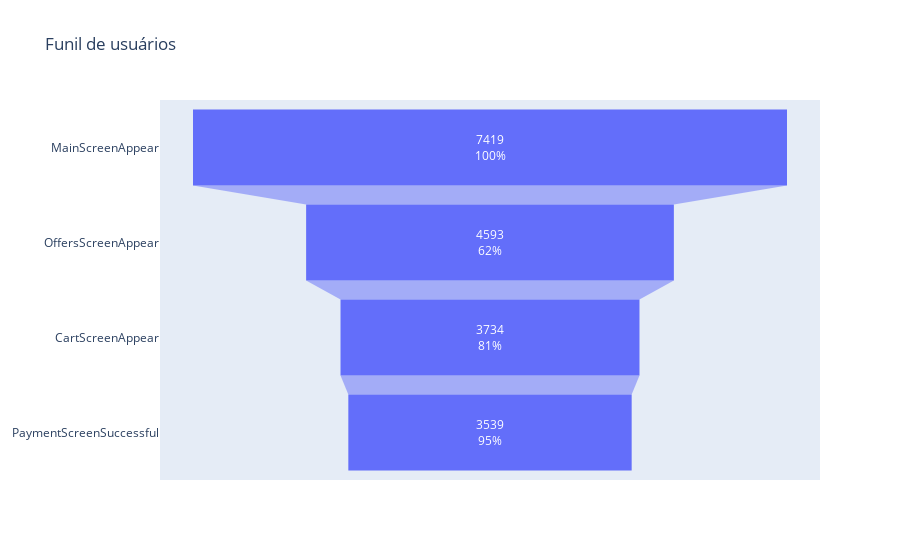

Notebook code cell kept with this figure:
### Code cell
users_per_event = (df2.pivot_table(index='event',values='id',aggfunc='nunique').sort_values('id'))

users_per_event_filtered = users_per_event[users_per_event.index != 'Tutorial'].sort_values('id', ascending = False)


data = go.Funnel(
    y=users_per_event_filtered.index,
    x=users_per_event_filtered['id'],
    textposition='inside',
    textinfo='value+percent previous'
)

layout = go.Layout(
    title='Funil de usuários'
)


fig = go.Figure(data=data, layout=layout)


fig.show()

### Figure 1 — Plotly figure (JSON) as saved in the notebook; plotly's stock layout.template omitted (floating-point values rounded to 4 significant figures)
{"data": [{"textinfo": "value+percent previous", "textposition": "inside", "type": "funnel", "x": [7419, 4593, 3734, 3539], "y": ["MainScreenAppear", "OffersScreenAppear", "CartScreenAppear", "PaymentScreenSuccessful"]}], "layout": {"title": {"text": "Funil de usuários"}}}
